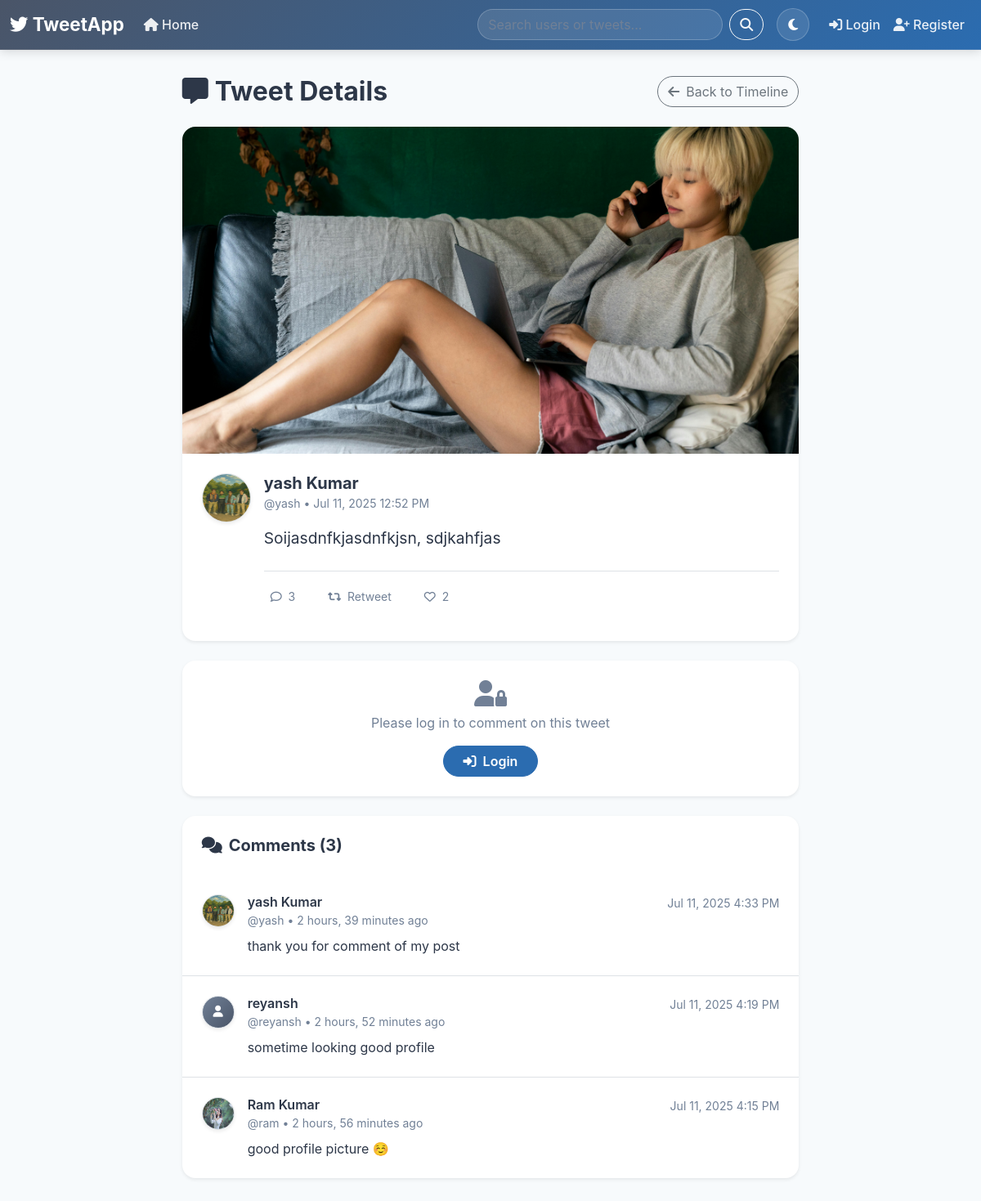
Screenshot of /tweet/7/ with the database file from the repository.
### tweet/models.py (models this page shows, shortened)
class Tweet(models.Model):
    user = models.ForeignKey(User, on_delete=models.CASCADE)
    text = models.TextField(max_length=240)
    photo = models.ImageField(upload_to='photos/', blank=True, null=True)
    created_at = models.DateTimeField(auto_now_add=True)
    updated_at = models.DateTimeField(auto_now=True)
    @property
    def likes_count(self):
        return self.likes.count()
    @property
    def comments_count(self):
        return self.comments.count()

class UserProfile(models.Model):
    user = models.OneToOneField(User, on_delete=models.CASCADE)
    bio = models.TextField(max_length=500, blank=True)
    location = models.CharField(max_length=30, blank=True)
    birth_date = models.DateField(null=True, blank=True)
    avatar = models.ImageField(upload_to='avatars/', blank=True, null=True)
    website = models.URLField(blank=True)
    followers = models.ManyToManyField(User, related_name='following', blank=True)
    created_at = models.DateTimeField(auto_now_add=True)
    updated_at = models.DateTimeField(auto_now=True)

class Comment(models.Model):
    user = models.ForeignKey(User, on_delete=models.CASCADE)
    tweet = models.ForeignKey(Tweet, on_delete=models.CASCADE, related_name='comments')
    text = models.TextField(max_length=280)
    created_at = models.DateTimeField(auto_now_add=True)
    updated_at = models.DateTimeField(auto_now=True)
    class Meta:
        ordering = ['-created_at']

### tweet/views.py (the view)
# urls.py: path('<int:tweet_id>/', views.tweet_detail, name='tweet_detail'),
def tweet_detail(request, tweet_id):
    tweet = get_object_or_404(Tweet, pk=tweet_id)
    comments = tweet.comments.all()
    if request.method == 'POST' and request.user.is_authenticated:
        comment_form = CommentForm(request.POST)
        if comment_form.is_valid():
            comment = comment_form.save(commit=False)
            comment.user = request.user
            comment.tweet = tweet
            comment.save()
            return redirect('tweet_detail', tweet_id=tweet.id)
    else:
        comment_form = CommentForm() if request.user.is_authenticated else None
    context = {
        'tweet': tweet,
        'comments': comments,
        'comment_form': comment_form,
    }
    return render(request, 'tweet_detail.html', context)

### tweet/templates/tweet_detail.html (shortened to what this page needs)
{% extends "layout.html" %}
{% load tweet_extras %}
{% block content %}
<div class="row">
    <div class="col-md-8 mx-auto">
        <div class="d-flex justify-content-between align-items-center mb-4">
            <h2 class="fw-bold mb-0" style="color: var(--text-primary);">
                <i class="fas fa-comment-alt me-2"></i>Tweet Details
            </h2>
            <a href="{% url 'tweet_list' %}" class="btn btn-outline-secondary rounded-pill">
                <i class="fas fa-arrow-left me-2"></i>Back to Timeline
            </a>
        </div>
        <div class="card mb-4 shadow-sm border-0 rounded-4">
            {% if tweet.photo %}
                <img src="{{ tweet.photo.url }}" class="card-img-top rounded-top-4" alt="Tweet image" style="max-height: 400px; object-fit: cover;">
            {% endif %}
            <div class="card-body p-4">
                <div class="d-flex align-items-start mb-3">
                    <div class="me-3">
                        {% if tweet.user.userprofile.avatar %}
                            <img src="{{ tweet.user.userprofile.avatar.url }}" class="rounded-circle border shadow-sm" width="60" height="60" alt="Avatar">
                        {% else %}
                            <div class="rounded-circle d-flex align-items-center justify-content-center border shadow-sm"
                                 style="width: 60px; height: 60px; background: linear-gradient(135deg, var(--secondary-color) 0%, var(--primary-color) 100%); color: white;">
                                <i class="fas fa-user fa-lg"></i>
                            </div>
                        {% endif %}
                    </div>
                    <div class="flex-grow-1">                            <div class="d-flex justify-content-between align-items-start">
                                <div>
                                    <a href="{% url 'profile_view' tweet.user.username %}" class="text-decoration-none">
                                        <h5 class="card-title mb-0 fw-bold" style="color: var(--text-primary);">
                                            {{ tweet.user.get_full_name|default:tweet.user.username }}
                                        </h5>
                                    </a>
                                    <small class="text-muted">@{{ tweet.user.username }} • {{ tweet.created_at|date:"M d, Y g:i A" }}</small>
                                </div>
                            </div>
                        <p class="card-text mt-3 mb-4" style="color: var(--text-primary); line-height: 1.6; font-size: 1.2rem;">
                            {{ tweet.text }}
                        </p>
                        <div class="d-flex justify-content-between align-items-center pt-3 border-top">
                            <div class="d-flex gap-4">
                                <span class="btn btn-sm btn-outline-secondary rounded-pill border-0 bg-transparent" style="color: var(--text-muted);">
                                    <i class="far fa-comment me-1"></i>
                                    <span>{{ tweet.comments_count }}</span>
                                </span>
                                <button class="btn btn-sm btn-outline-secondary rounded-pill border-0 bg-transparent" style="color: var(--text-muted);">
                                    <i class="fas fa-retweet me-1"></i>
                                    <span>Retweet</span>
                                </button>
                                {% if user.is_authenticated %}
                                    <button class="btn btn-sm btn-outline-secondary rounded-pill border-0 bg-transparent like-btn"
                                            data-tweet-id="{{ tweet.id }}"
                                            style="color: {% if tweet|is_liked_by:user %}#e91e63{% else %}var(--text-muted){% endif %};">
                                        <i class="{% if tweet|is_liked_by:user %}fas{% else %}far{% endif %} fa-heart me-1"></i>
                                        <span class="like-count">{{ tweet.likes_count }}</span>
                                    </button>
                                {% else %}
                                    <button class="btn btn-sm btn-outline-secondary rounded-pill border-0 bg-transparent" style="color: var(--text-muted);">
                                        <i class="far fa-heart me-1"></i>
                                        <span>{{ tweet.likes_count }}</span>
                                    </button>
                                {% endif %}
                            </div>
                        </div>
                    </div>
                </div>
            </div>
        </div>
        {% if user.is_authenticated %}
            <div class="card mb-4 shadow-sm border-0 rounded-4">
                <div class="card-body p-4">
                    <div class="d-flex align-items-start">
                        <div class="me-3">
                            {% if user.userprofile.avatar %}
                                <img src="{{ user.userprofile.avatar.url }}" class="rounded-circle border shadow-sm" width="50" height="50" alt="Avatar">
                            {% else %}
                                <div class="rounded-circle d-flex align-items-center justify-content-center border shadow-sm"
                                     style="width: 50px; height: 50px; background: linear-gradient(135deg, var(--secondary-color) 0%, var(--primary-color) 100%); color: white;">
                                    <i class="fas fa-user"></i>
                                </div>
                            {% endif %}
                        </div>
                        <div class="flex-grow-1">
                            <form method="post" class="needs-validation" novalidate>
                                {% csrf_token %}
                                {% if comment_form.errors %}
                                    <div class="alert alert-danger alert-dismissible fade show" role="alert">
                                        <i class="fas fa-exclamation-triangle me-2"></i>
                                        {% for field, errors in comment_form.errors.items %}
                                            {% for error in errors %}
                                                <div>{{ error }}</div>
                                            {% endfor %}
                                        {% endfor %}
                                        <button type="button" class="btn-close" data-bs-dismiss="alert"></button>
                                    </div>
                                {% endif %}
                                <div class="mb-3">
                                    {{ comment_form.text }}
                                </div>
                                <div class="d-flex justify-content-between align-items-center">
                                    <small class="text-muted">
                                        <span id="comment-char-count">0</span>/280 characters
                                    </small>
                                    <button type="submit" class="btn btn-primary rounded-pill fw-semibold px-4">
                                        <i class="fas fa-paper-plane me-2"></i>Post Comment
                                    </button>
                                </div>
                            </form>
                        </div>
                    </div>
                </div>
            </div>
        {% else %}
            <div class="card mb-4 shadow-sm border-0 rounded-4">
                <div class="card-body p-4 text-center">
                    <p class="text-muted mb-3">
                        <i class="fas fa-user-lock fa-2x mb-2"></i><br>
                        Please log in to comment on this tweet
                    </p>
                    <a href="{% url 'login' %}" class="btn btn-primary rounded-pill fw-semibold px-4">
                        <i class="fas fa-sign-in-alt me-2"></i>Login
                    </a>
                </div>
            </div>
        {% endif %}
        <div class="card shadow-sm border-0 rounded-4">
            <div class="card-header bg-transparent border-0 p-4">
                <h5 class="fw-bold mb-0" style="color: var(--text-primary);">
                    <i class="fas fa-comments me-2"></i>Comments ({{ comments.count }})
                </h5>
            </div>
            <div class="card-body p-0">
                {% for comment in comments %}
                    <div class="p-4 {% if not forloop.last %}border-bottom{% endif %}">
                        <div class="d-flex align-items-start">
                            <div class="me-3">
                                {% if comment.user.userprofile.avatar %}
                                    <img src="{{ comment.user.userprofile.avatar.url }}" class="rounded-circle border shadow-sm" width="40" height="40" alt="Avatar">
                                {% else %}
                                    <div class="rounded-circle d-flex align-items-center justify-content-center border shadow-sm"
                                         style="width: 40px; height: 40px; background: linear-gradient(135deg, var(--secondary-color) 0%, var(--primary-color) 100%); color: white;">
                                        <i class="fas fa-user fa-sm"></i>
                                    </div>
                                {% endif %}
                            </div>
                            <div class="flex-grow-1">
                                <div class="d-flex justify-content-between align-items-start mb-2">
                                    <div>
                                        <a href="{% url 'profile_view' comment.user.username %}" class="text-decoration-none">
                                            <h6 class="fw-semibold mb-0" style="color: var(--text-primary);">
                                                {{ comment.user.get_full_name|default:comment.user.username }}
                                            </h6>
                                        </a>
                                        <small class="text-muted">@{{ comment.user.username }} • {{ comment.created_at|timesince }} ago</small>
                                    </div>
                                    <small class="text-muted">{{ comment.created_at|date:"M d, Y g:i A" }}</small>
                                </div>
                                <p class="mb-0" style="color: var(--text-primary); line-height: 1.5;">
                                    {{ comment.text }}
                                </p>
                            </div>
                        </div>
                    </div>
                {% empty %}
                    <div class="text-center py-5">
                        <i class="fas fa-comment-slash fa-3x text-muted mb-3"></i>
                        <p class="text-muted">No comments yet. Be the first to comment!</p>
                    </div>
                {% endfor %}
            </div>
        </div>
    </div>
</div>
{% endblock %}

### templates/layout.html (style rules this page uses)
:root { --primary-color: #4a5568; --secondary-color: #718096; --accent-color: #2b6cb0; --success-color: #38a169; --warning-color: #d69e2e; --danger-color: #e53e3e; --light-bg: #f7fafc; --card-bg: #ffffff; --text-primary: #2d3748; --text-secondary: #4a5568; --text-muted: #718096; --border-color: #e2e8f0; }
body { margin: 0; padding: 0; background-color: var(--light-bg); color: var(--text-primary); font-family: -apple-system, BlinkMacSystemFont, 'Segoe UI', Roboto, sans-serif; transition: background-color 0.3s ease, color 0.3s ease; }
.card { background-color: var(--card-bg); border: 1px solid var(--border-color); border-radius: 12px; box-shadow: 0 1px 3px rgba(0,0,0,.1); transition: box-shadow 0.3s ease, background-color 0.3s ease, border-color 0.3s ease; }
.btn-primary { background-color: var(--accent-color); border-color: var(--accent-color); font-weight: 600; }
.text-muted { color: var(--text-muted) !important; }

### tweet/templates/tweet_detail.html (style rules this page uses)
.card { transition: all 0.3s ease; }
.btn { transition: all 0.2s ease; }

### rows the page displays
Tweet: photo (picture), user.userprofile.avatar (picture), user.get_full_name "yash Kumar", user.username "yash", created_at "Jul 11, 2025 12:52 PM", text "Soijasdnfkjasdnfkjsn, sdjkahfjas", comments_count "3", likes_count "2", count "3"
Comment: user.userprofile.avatar (picture), user.get_full_name "yash Kumar", user.username "yash", created_at "2 hours, 39 minutes", created_at "Jul 11, 2025 4:33 PM", text "thank you for comment of my post"
Comment: user.get_full_name "reyansh", user.username "reyansh", created_at "2 hours, 52 minutes", created_at "Jul 11, 2025 4:19 PM", text "sometime looking good profile"
Comment: user.userprofile.avatar (picture), user.get_full_name "Ram Kumar", user.username "ram", created_at "2 hours, 56 minutes", created_at "Jul 11, 2025 4:15 PM", text "good profile picture ☺️"
